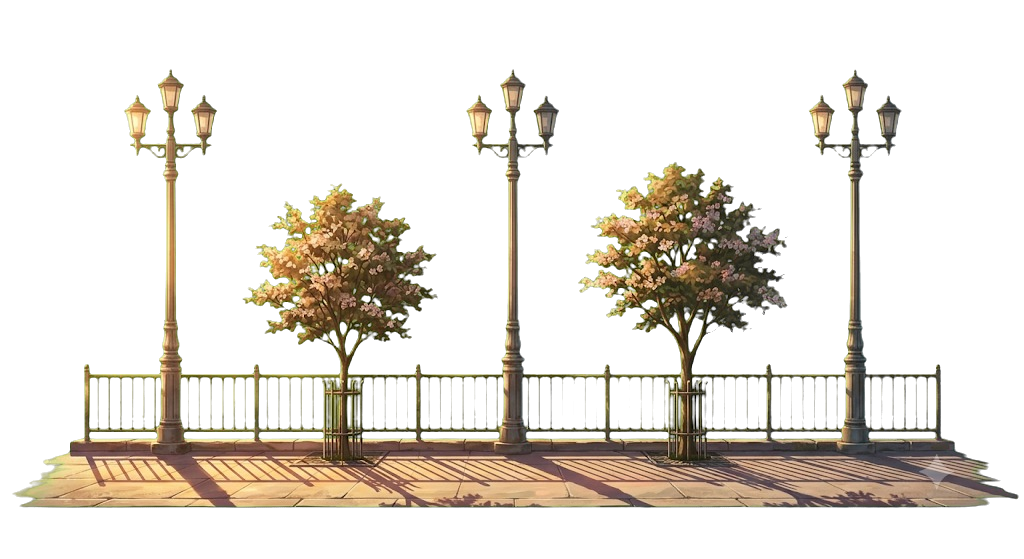
#> input picture cutouts/Courtyard - good.png, 1024 x 559 px
$ python unscreen.py '../cutouts/Courtyard - good.png'
#> lines starting #> are read from the running program, lines starting #| are printed output that depends on the picture
"""Remove a flat chroma background from an image and write a transparent PNG.

    python unscreen.py "C:/Users/adity/Downloads/whatever.png"
    python unscreen.py input.png --key green --out cleaned.png --no-trim

The key colour is detected from the border pixels unless you name one. Handles
green, magenta, blue and white screens; white is keyed on brightness rather
than hue, so pale subjects on white will lose their lightest edges — that is a
limit of white screens, not of this script.
"""

from __future__ import annotations

import argparse
from pathlib import Path

import numpy as np
from PIL import Image

# Soft edge: below `lo` is certainly subject, above `hi` certainly background.
# The ramp between them is what keeps petal tips and fine branches alive.
LO, HI = 20.0, 90.0


def detect_key(rgb: np.ndarray) -> str:
    """Guess the screen colour from a border sample."""
    h, w = rgb.shape[:2]
    band = max(2, min(h, w) // 100)
    border = np.concatenate([
        rgb[:band].reshape(-1, 3), rgb[-band:].reshape(-1, 3),
        rgb[:, :band].reshape(-1, 3), rgb[:, -band:].reshape(-1, 3),
    ])
    r, g, b = border.mean(axis=0)

    if g > r + 40 and g > b + 40:
        return "green"
    if r > g + 40 and b > g + 40:
        return "magenta"
    if b > r + 40 and b > g + 40:
        return "blue"
    if min(r, g, b) > 200:
        return "white"
    if max(r, g, b) < 40:
        return "black"
    raise SystemExit(
        f"Could not identify a flat background (border averages "
        f"R{r:.0f} G{g:.0f} B{b:.0f}). Pass --key explicitly."
    )


def alpha_for(rgb: np.ndarray, key: str) -> np.ndarray:
    r, g, b = rgb[..., 0], rgb[..., 1], rgb[..., 2]
    if key == "green":
        excess = g - np.maximum(r, b)
    elif key == "magenta":
        excess = np.minimum(r, b) - g
    elif key == "blue":
        excess = b - np.maximum(r, g)
    elif key == "white":
        # No hue to key on, so use distance from white. Wide ramp, because the
        # subject's own highlights sit close to the background.
        excess = 255.0 - (255.0 - np.minimum(np.minimum(r, g), b)) * 3.0
    elif key == "black":
        excess = 255.0 - np.maximum(np.maximum(r, g), b) * 3.0
    elif key == "glow":
        # A glow on black is already premultiplied: its brightness IS its
        # coverage. Threshold it and you get a hard-edged disc; take alpha
        # from luminance and the falloff survives intact.
        return np.clip(np.maximum(np.maximum(r, g), b) / 255.0, 0.0, 1.0)
    else:
        raise SystemExit(f"unknown key: {key}")
    return 1.0 - np.clip((excess - LO) / (HI - LO), 0.0, 1.0)


def despill(rgb: np.ndarray, key: str) -> np.ndarray:
    """Pull the screen colour back out of edge pixels that picked it up."""
    out = rgb.copy()
    r, g, b = out[..., 0], out[..., 1], out[..., 2]
    if key == "green":
        out[..., 1] = np.minimum(g, np.maximum(r, b))
    elif key == "magenta":
        lift = np.maximum(np.minimum(r, b) - g, 0.0) * 0.5
        out[..., 0] = r - lift
        out[..., 2] = b - lift
    elif key == "blue":
        out[..., 2] = np.minimum(b, np.maximum(r, g))
    return out


def main() -> int:
    ap = argparse.ArgumentParser()
    ap.add_argument("input")
    ap.add_argument("--out")
    ap.add_argument("--key", choices=["green", "magenta", "blue", "white", "black", "glow"])
    ap.add_argument("--no-trim", action="store_true",
                    help="keep fully transparent margins instead of cropping")
    args = ap.parse_args()

    src = Path(args.input)
    if not src.exists():
        raise SystemExit(f"not found: {src}")

    img = Image.open(src).convert("RGB")
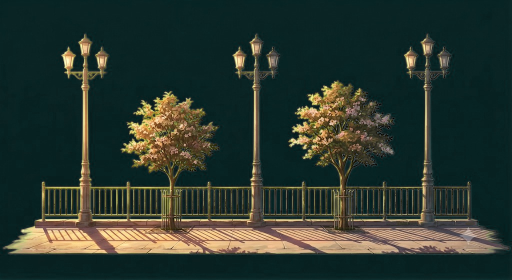
#> img: PIL image 1024x559 RGB (shown at 1/2 size); mean R, G, B 43.8, 56.6, 47.9
    arr = np.asarray(img).astype(np.float64)

    key = args.key or detect_key(arr)
#> in detect_key, `r, g, b = border.mean(axis=0)`: r = 9.4; g = 37.14
#> key = 'black'
    alpha = alpha_for(arr, key)
#> in alpha_for, `r, g, b = rgb[..., 0], rgb[..., 1], rgb[..., 2]`:
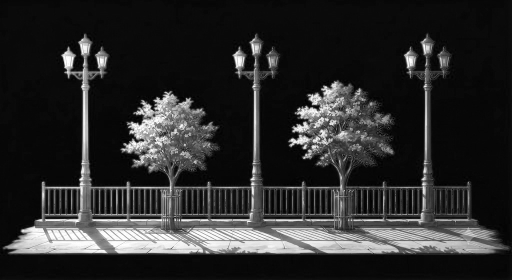
#> r: shape (559, 1024) float64 (shown at 1/2 size); min 0, max 255, mean 43.8
#> in alpha_for, `r, g, b = rgb[..., 0], rgb[..., 1], rgb[..., 2]`:
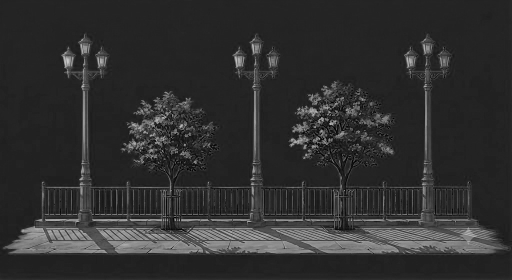
#> b: shape (559, 1024) float64 (shown at 1/2 size); min 0, max 207, mean 47.9
#> in alpha_for, `excess = 255.0 - np.maximum(np.maximum(r, g), b) * 3.0`:
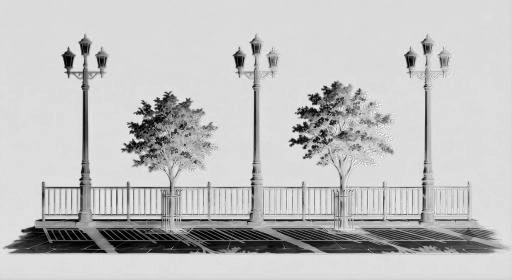
#> excess: shape (559, 1024) float64 (shown at 1/2 size); min -510, max 255, mean 68.5; drawn with min black and max white
#> in alpha_for, `return 1.0 - np.clip((excess - LO) / (HI - LO), 0.0, 1.0)`:
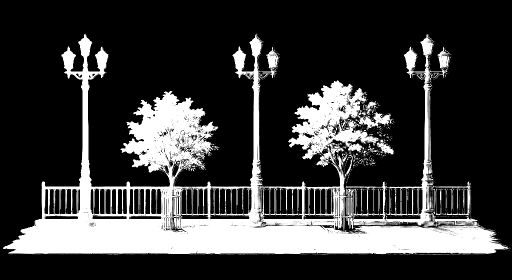
#> returned value: shape (559, 1024) float64 (shown at 1/2 size); min 0, max 1, mean 0.232
    rgb = despill(arr, key)

    if key == "glow":
        # Un-premultiply, so the PNG carries straight alpha and composites
        # correctly over any background instead of only over black.
        safe = np.maximum(alpha, 1e-3)[..., None]
        rgb = np.clip(rgb / safe, 0, 255)

    out = Image.fromarray(
        np.clip(np.dstack([rgb, alpha * 255.0]), 0, 255).astype(np.uint8), "RGBA"
    )
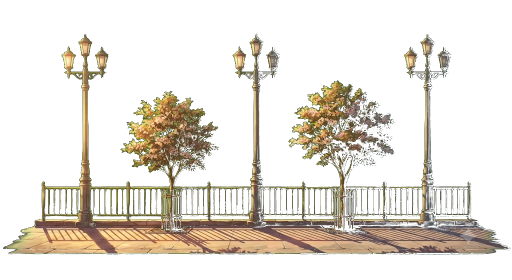
#> out: PIL image 1024x559 RGBA (shown at 1/2 size); mean R, G, B, A 43.8, 56.6, 47.9, 59.3; transparent parts drawn white

    if not args.no_trim:
        # Alpha only: keyed-out pixels keep their RGB, so a whole-image getbbox
        # would find nothing to trim.
        box = out.getchannel("A").getbbox()
#> box = (6, 67, 1021, 509)
        if box:
            out = out.crop(box)
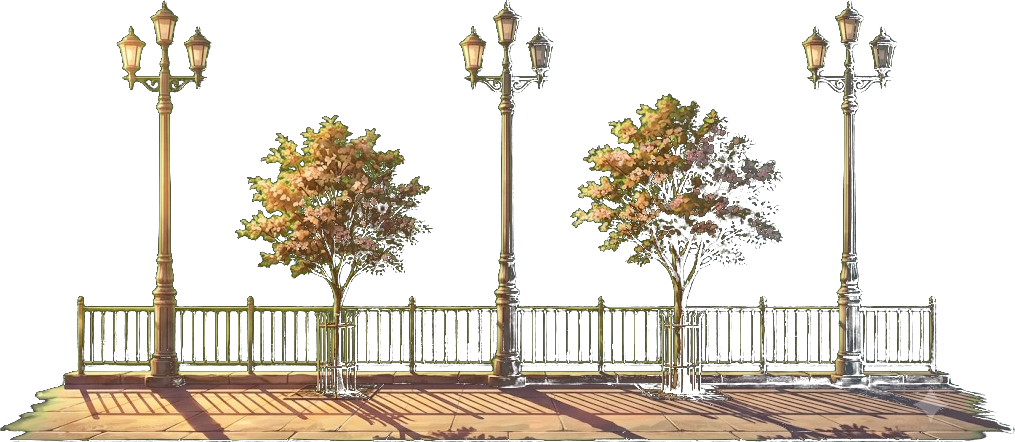
#> out: PIL image 1015x442 RGBA; mean R, G, B, A 53.5, 62.5, 51.4, 75.6; transparent parts drawn white

    dest = Path(args.out) if args.out else src.with_name(f"{src.stem}-cut.png")
    out.save(dest)

    clear = float((alpha < 0.04).mean()) * 100
#> clear = 74.14
    print(f"{src.name}  key={key}  {img.width}x{img.height} -> {out.width}x{out.height}")
#| Courtyard - good.png  key=black  1024x559 -> 1015x442
    print(f"  {clear:.1f}% removed   wrote {dest}")
#|   74.1% removed   wrote ../cutouts/Courtyard - good-cut.png
    if clear < 5:
        print("  WARNING: almost nothing was removed — wrong key, or the "
              "background is not flat.")
    return 0


if __name__ == "__main__":
    raise SystemExit(main())
#> (the program exits here)

$ run again, on cutouts/L6-canopy-4.png
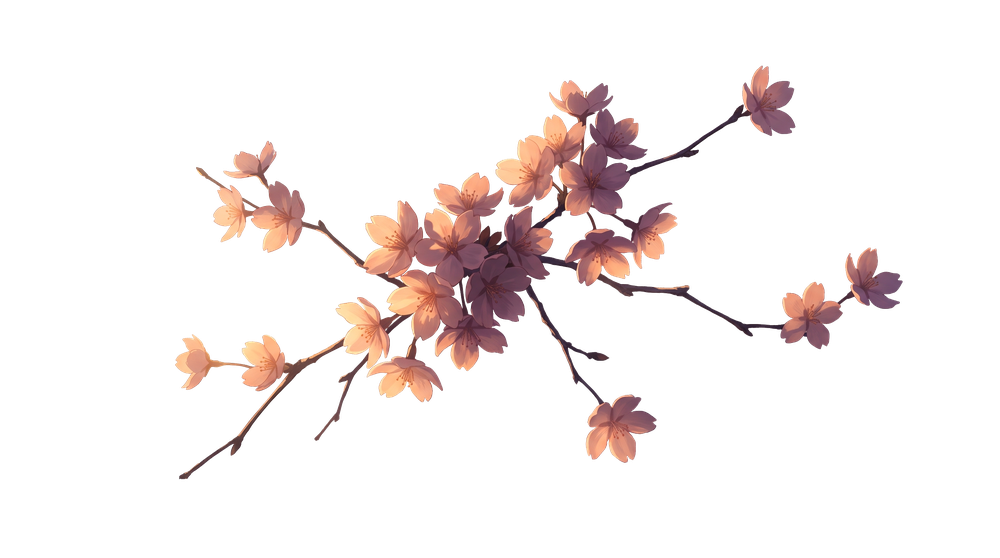
#> input picture cutouts/L6-canopy-4.png, 1000 x 558 px, shrunk from 2752 x 1536 before the run
#> in main, `img = Image.open(src).convert("RGB")`:
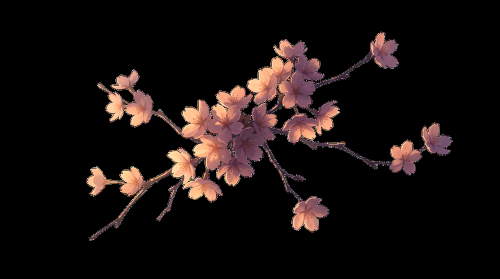
#> img: PIL image 1000x558 RGB (shown at 1/2 size); mean R, G, B 22.9, 15.7, 14.6
#> in detect_key, `r, g, b = border.mean(axis=0)`: r = 0
#> key = 'black'
#> box = (173, 63, 905, 482)
#> in main, `out = out.crop(box)`:
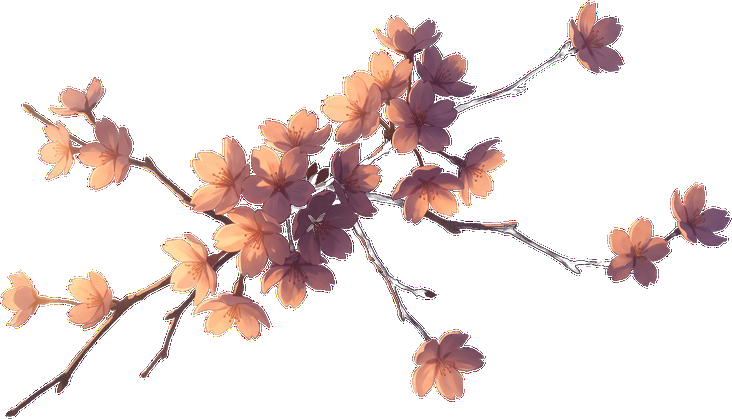
#> out: PIL image 732x419 RGBA; mean R, G, B, A 41.6, 28.6, 26.6, 59.7; transparent parts drawn white
#> clear = 86.86
#| L6-canopy-4.png  key=black  1000x558 -> 732x419
#|   86.9% removed   wrote ../cutouts/L6-canopy-4-cut.png

$ run again, on cutouts/L8-petals.png
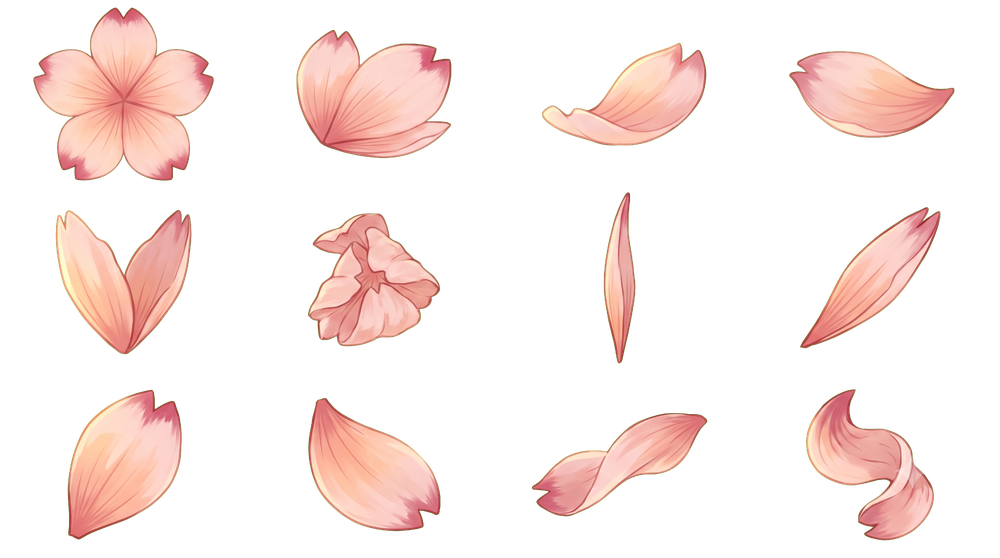
#> input picture cutouts/L8-petals.png, 1000 x 558 px, shrunk from 2752 x 1536 before the run
#> in main, `img = Image.open(src).convert("RGB")`:
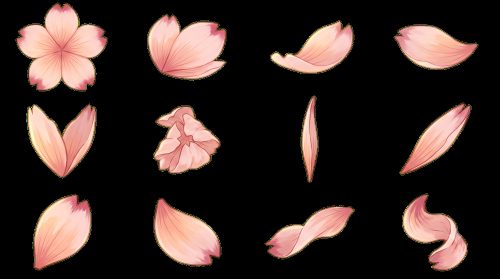
#> img: PIL image 1000x558 RGB (shown at 1/2 size); mean R, G, B 57.3, 43, 38.8
#> in detect_key, `r, g, b = border.mean(axis=0)`: r = 0
#> key = 'black'
#> box = (31, 5, 957, 543)
#> in main, `out = out.crop(box)`:
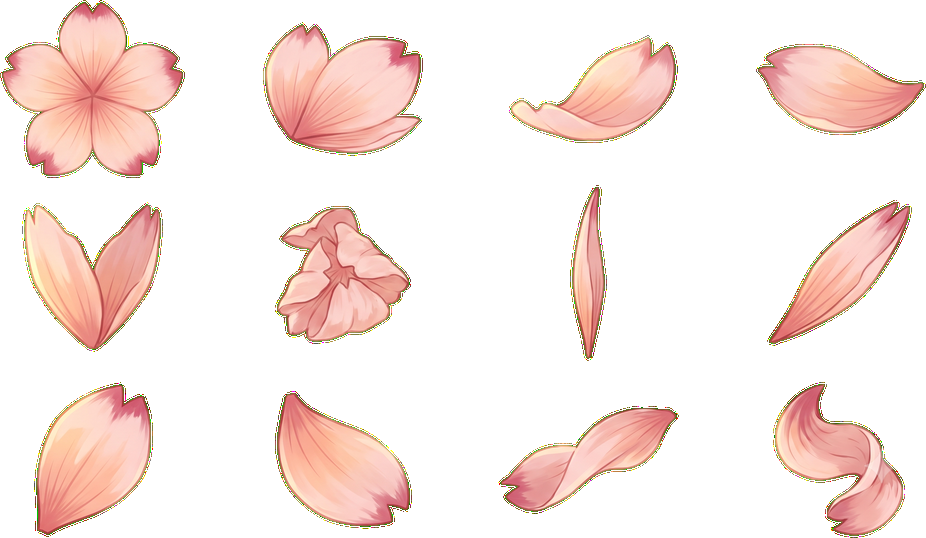
#> out: PIL image 926x538 RGBA; mean R, G, B, A 64.2, 48.1, 43.4, 70.1; transparent parts drawn white
#> clear = 75.46
#| L8-petals.png  key=black  1000x558 -> 926x538
#|   75.5% removed   wrote ../cutouts/L8-petals-cut.png
